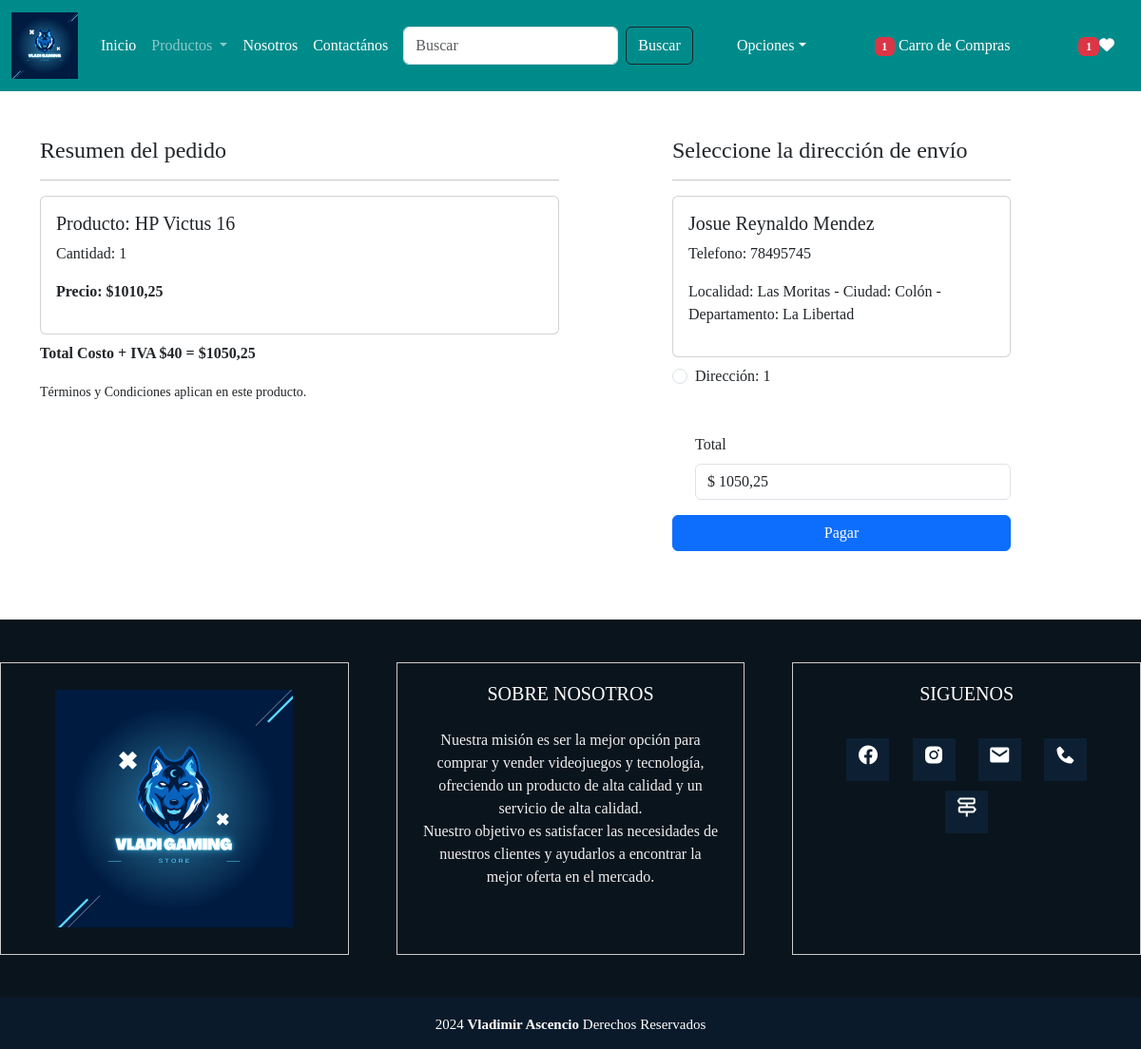
/checkout/ (signed in), run on an earlier commit of the app's database.
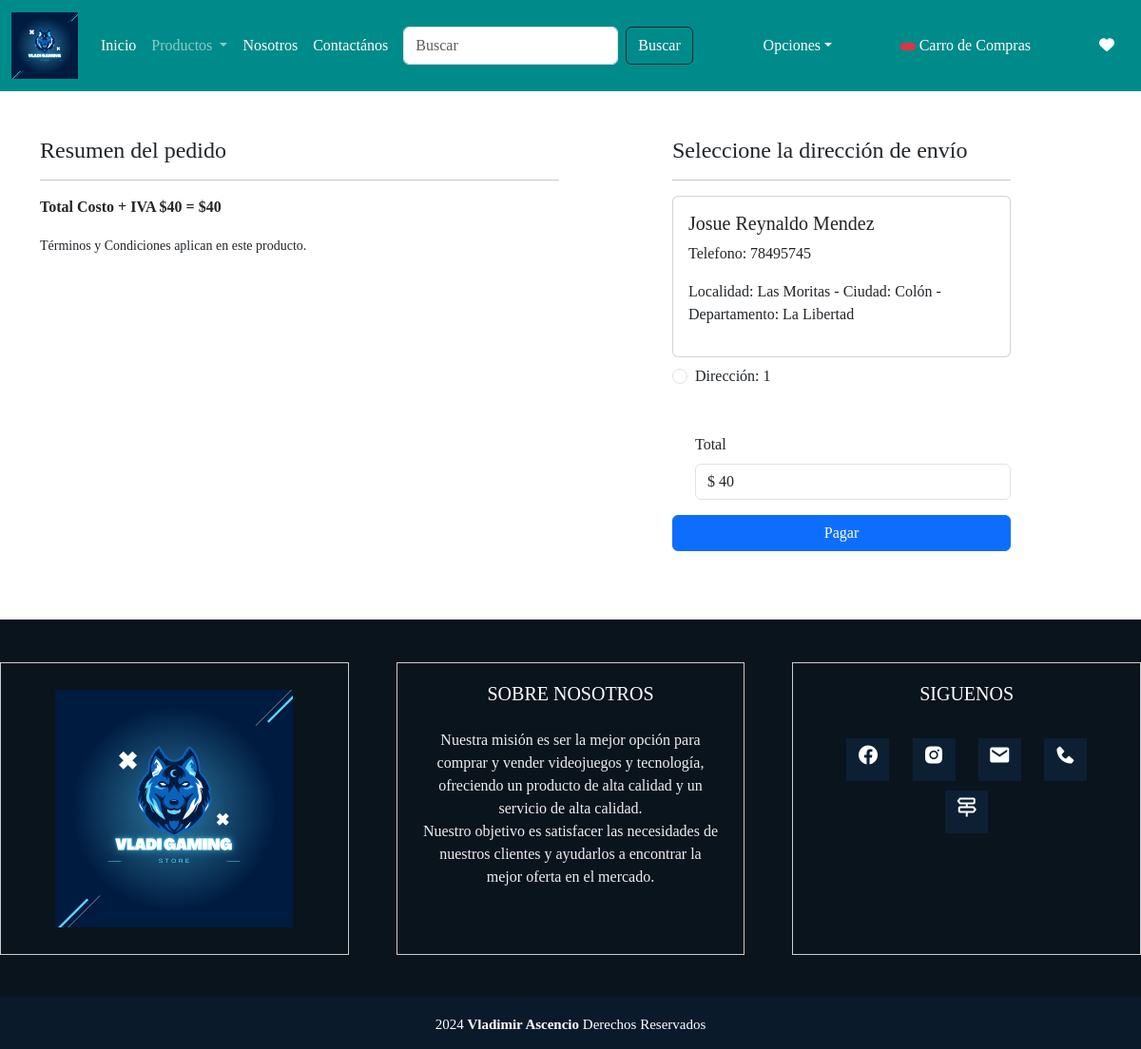
And on a later commit of the database.
### app/models.py (models this page shows, shortened)
class Cart(models.Model):
    user = models.ForeignKey(User, on_delete=models.CASCADE)
    product = models.ForeignKey(Product, on_delete=models.CASCADE)
    quantity = models.PositiveIntegerField(default=1)

class Product(models.Model):
    title = models.CharField(max_length=255)
    selling_price = models.FloatField()
    discounted_price = models.FloatField()
    description = models.TextField()
    category = models.CharField(choices=CATEGORY_CHOICES, max_length=2)
    product_image = models.ImageField(upload_to='product')

class Perfil(models.Model):
    user = models.ForeignKey(User, on_delete=models.CASCADE)
    nombre = models.CharField(max_length=255)
    localidad = models.CharField(max_length=255)
    ciudad = models.CharField(max_length=100)
    telefono = models.IntegerField()
    departamento = models.CharField(choices=STATE_CHOICES, max_length=100)

### app/views.py (the view)
# urls.py: path('checkout/', views.checkout.as_view(), name='checkout'),
@method_decorator(login_required, name='dispatch')
class checkout(View):
    def get(self, request):
        totalitem = 0
        wishitem = 0
        if request.user.is_authenticated:
            totalitem = len(Cart.objects.filter(user=request.user))
            wishitem = len(Wishlist.objects.filter(user = request.user))
        user = request.user
        add = Perfil.objects.filter(user = user)
        cart_items = Cart.objects.filter(user = user)
        famount = 0
        for p in cart_items:
            value = p.quantity * p.product.discounted_price
            famount = famount + value
        totalamount = famount + 40
        return render(request, 'app/checkout.html',locals())

### app/templates/app/checkout.html (shortened to what this page needs)
{% extends "app/base.html" %}
{% load static %}
{% block main-content %}
<div style="font-family: 'Times New Roman', Times, serif;" class="container">
    <div class="row mt-5">
        <div class="col-sm-6">
            <h4>Resumen del pedido</h4>
            <hr>
            {% for item in cart_items %}
                <div class="card mb-2">
                    <div class="card-body">
                        <h5>Producto: {{item.product.title}}</h5>
                        <p>Cantidad: {{item.quantity}}</p>
                        <p class="fw-bold">Precio: ${{item.product.discounted_price}}</p>
                    </div>
                </div>
            {% endfor %}
            <p class="fw-bold">Total Costo + IVA $40 = ${{totalamount}}</p>
            <small>Términos y Condiciones aplican en este producto.</small>
        </div>
        <div class="col-sm-4 offset-sm-1">
            <h4>Seleccione la dirección de envío</h4>
            <hr>
            <form method="post" id="myform">
                {% for ad in add %}
                    <div class="card">
                        <div class="card-body">
                            <h5>{{ad.nombre}}</h5>
                            <p>Telefono: {{ad.telefono}}</p>
                            <p>Localidad: {{ad.localidad}} - Ciudad: {{ad.ciudad}} - Departamento: {{ad.departamento}}</p>
                        </div>
                    </div>
                    <div class="form-check mt-2 mb-5">
                        <input class="form-check-input" type="radio" name="custid" id="custadd{{forloop.counter}}" value="{{ad.id}}">
                        <label class="form-check-label" for="custadd{{forloop.counter}}">
                            Dirección: {{forloop.counter}}</label>
                    </div>
                {% endfor %}
                <div class="form-check mb-3">
                    <label for="totalmount" class="form-label">Total</label>
                    <p type="number" class="form-control" name="totamount" readonly>$ {{totalamount}} </p>
                </div>
                <div class="text-end">
                    <div class="d-grid">
                        <a href="{% url 'pagar' %}" class="btn btn-primary">Pagar</a>
                    </div>
                </div>
                <br>
                <br>
                <br>
            </form>
        </div>
    </div>
</div>
{% endblock main-content %}

What changed in the data, as far as the page shows it:
removed Cart: product "HP Victus 16", quantity "1", product.discounted_price "1010,25"
Also different on the page:
{{ totalamount }}: "1050,25" → "40"
{{ totalitem }}: "1" → (not shown)
{{ wishitem }}: "1" → (not shown)
